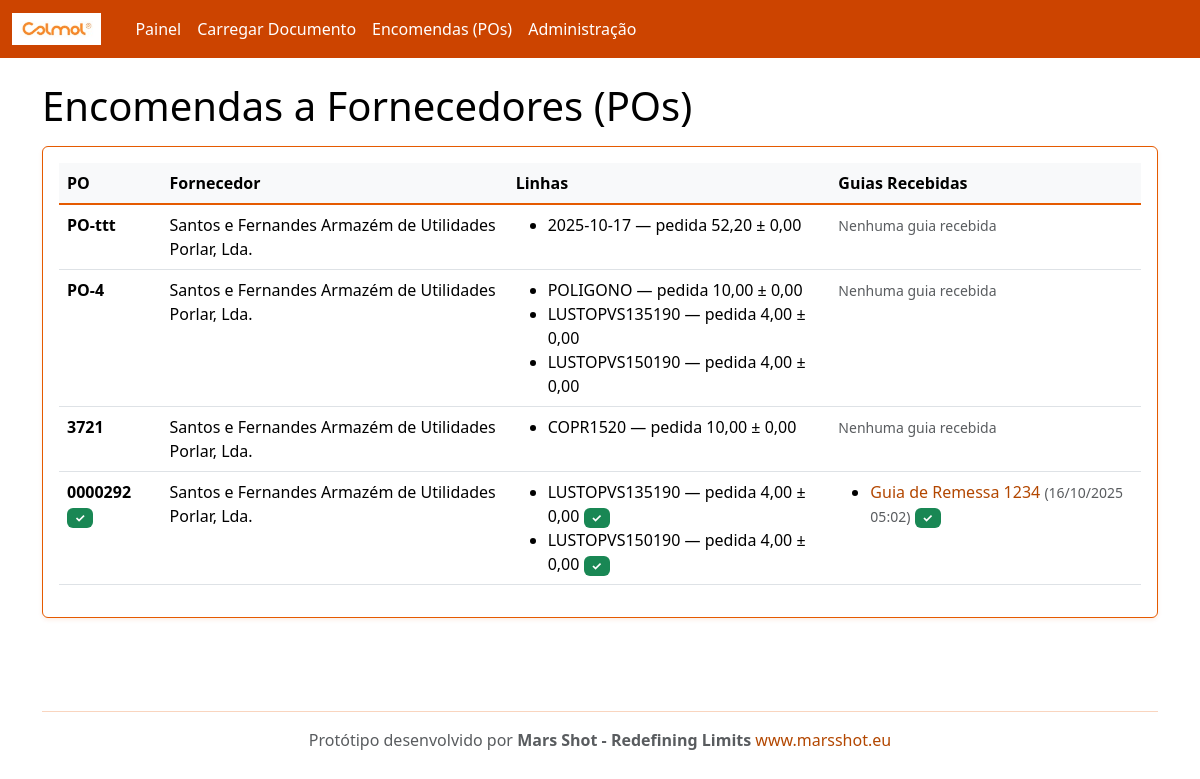
Before: /po/ with the older database file.
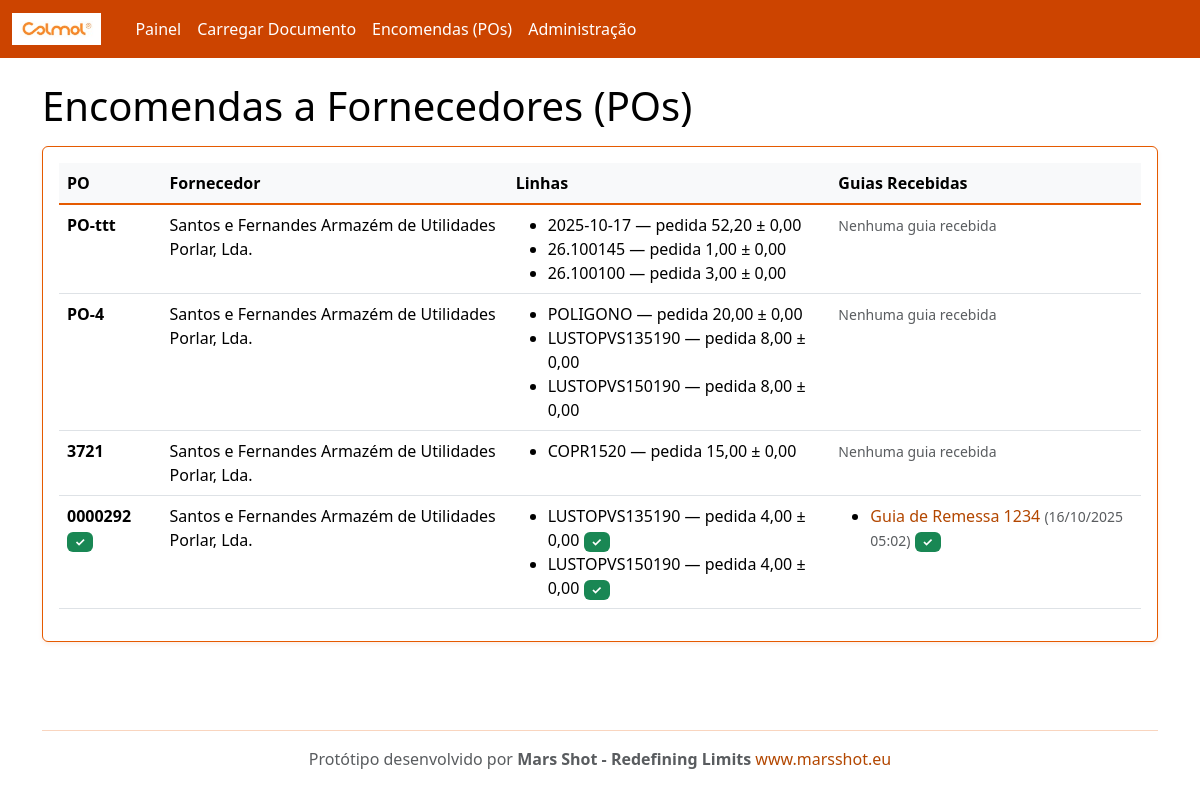
After: the same page with the newer database file.
### rececao/models.py (models this page shows, shortened)
class PurchaseOrder(models.Model):
    number = models.CharField(max_length=100, unique=True)
    supplier = models.ForeignKey(Supplier, on_delete=models.CASCADE, related_name='purchase_orders')
    created_at = models.DateTimeField(auto_now_add=True)
    @property
    def is_complete(self):
        lines = self.lines.all()
        if not lines.exists():
            return False
        return all(line.is_complete for line in lines)

class Supplier(models.Model):
    name = models.CharField(max_length=200, unique=True)
    email = models.EmailField(blank=True, null=True)
    code = models.CharField(max_length=50, unique=True)

class POLine(models.Model):
    po = models.ForeignKey(PurchaseOrder, on_delete=models.CASCADE, related_name='lines')
    internal_sku = models.CharField(max_length=120)  # código interno Colmol
    description = models.CharField(max_length=255, blank=True)
    unit = models.CharField(max_length=20, default='UN')
    qty_ordered = models.DecimalField(max_digits=12, decimal_places=2)
    qty_received = models.DecimalField(max_digits=12, decimal_places=2, default=0)
    tolerance = models.DecimalField(max_digits=6, decimal_places=2, default=0)  # tolerância admitida
    class Meta:
        unique_together = ('po','internal_sku')
    @property
    def qty_remaining(self):
        return self.qty_ordered - self.qty_received
    @property
    def is_complete(self):
        return self.qty_remaining <= 0

class InboundDocument(models.Model):
    DOC_TYPES = (
        ('GR','Guia de Remessa'),
        ('FT','Nota de Encomenda'),
    )
    supplier = models.ForeignKey(Supplier, on_delete=models.CASCADE, related_name='inbound_docs')
    doc_type = models.CharField(max_length=2, choices=DOC_TYPES, default='GR')
    number = models.CharField(max_length=120)
    file = models.FileField(upload_to='inbound/')
    received_at = models.DateTimeField(auto_now_add=True)
    parsed_payload = models.JSONField(default=dict, blank=True)  # resultado do OCR/extração
    po = models.ForeignKey(PurchaseOrder, on_delete=models.SET_NULL, null=True, blank=True, related_name='inbound_docs')

### rececao/views.py (the view)
# urls.py: path('po/', views.po_list, name='po_list'),
def po_list(request):
    from django.db.models import Prefetch
    from .models import InboundDocument
    pos = PurchaseOrder.objects.all().order_by('-id').prefetch_related(
        'lines',
        Prefetch(
            'inbound_docs',
            queryset=InboundDocument.objects.filter(doc_type='GR').order_by('-received_at'),
            to_attr='guias_remessa'
        )
    )
    return render(request, 'po_list.html', {'pos': pos})

### templates/po_list.html
{% extends "base.html" %}
{% block content %}
<h1>Encomendas a Fornecedores (POs)</h1>
<div class="card p-3 mt-3">
  <table class="table table-hover">
    <thead><tr><th>PO</th><th>Fornecedor</th><th>Linhas</th><th>Guias Recebidas</th></tr></thead>
    <tbody>
      {% for p in pos %}
      <tr>
        <td>
          <strong>{{ p.number }}</strong>
          {% if p.is_complete %}
            <span class="badge bg-success">✓</span>
          {% endif %}
        </td>
        <td>{{ p.supplier.name }}</td>
        <td>
          <ul class="mb-0">
          {% for l in p.lines.all %}
            <li>
              {{ l.internal_sku }} — pedida {{ l.qty_ordered|floatformat:2 }} ± {{ l.tolerance|floatformat:2 }}
              {% if l.is_complete %}
                <span class="badge bg-success">✓</span>
              {% endif %}
            </li>
          {% endfor %}
          </ul>
        </td>
        <td>
          {% if p.guias_remessa %}
            <ul class="mb-0">
            {% for guia in p.guias_remessa %}
              <li>
                <a href="/inbound/{{ guia.id }}/" class="text-decoration-none">
                  {{ guia.get_doc_type_display }} {{ guia.number }}
                </a>
                <small class="text-muted">({{ guia.received_at|date:"d/m/Y H:i" }})</small>
                {% if guia.match_result %}
                  {% if guia.match_result.status == 'matched' %}
                    <span class="badge bg-success">✓</span>
                  {% elif guia.match_result.status == 'exceptions' %}
                    <span class="badge bg-warning">!</span>
                  {% endif %}
                {% endif %}
              </li>
            {% endfor %}
            </ul>
          {% else %}
            <small class="text-muted">Nenhuma guia recebida</small>
          {% endif %}
        </td>
      </tr>
      {% empty %}
      <tr><td colspan="4">Sem POs. Use o admin para criar dados de exemplo.</td></tr>
      {% endfor %}
    </tbody>
  </table>
</div>
{% endblock %}

Changed rows visible on the page:
added POLine: internal_sku "26.100145", qty_ordered "1,00", tolerance "0,00", shown under PurchaseOrder "PO-ttt"
added POLine: internal_sku "26.100100", qty_ordered "3,00", tolerance "0,00", shown under PurchaseOrder "PO-ttt"
changed POLine "POLIGONO": qty_ordered "10,00" → "20,00"
changed POLine (number 5 of 9 on the later page): qty_ordered "4,00" → "8,00"
changed POLine (number 6 of 9 on the later page): qty_ordered "4,00" → "8,00"
changed POLine "COPR1520": qty_ordered "10,00" → "15,00"
